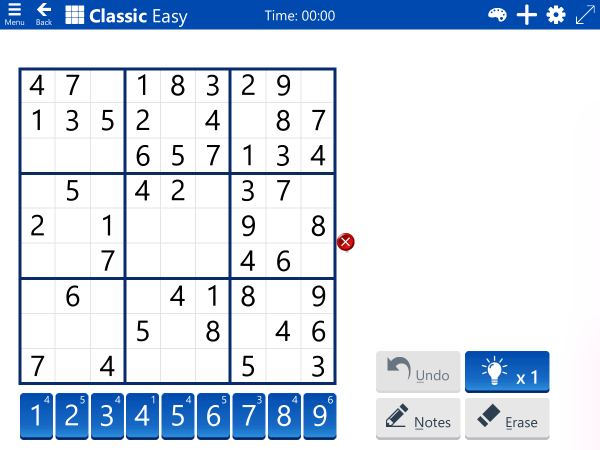
#> input picture Image/sudoku_001.png, 1200 x 900 px (shown at 1/2 size)
$ python clip.py
#> lines starting #> are read from the running program, lines starting #| are printed output that depends on the picture; after the words box and inside, x2 and y2 are one past the last pixel; in counts of white or black regions, pixels touching at a corner belong together
import cv2 as cv
import numpy as np

img = cv.imread('../Image/sudoku_001.png')
#> img is the input picture: shape (900, 1200, 3); mean B, G, R 235.9, 222.7, 212.9
gray = cv.cvtColor(img, cv.COLOR_BGR2GRAY)
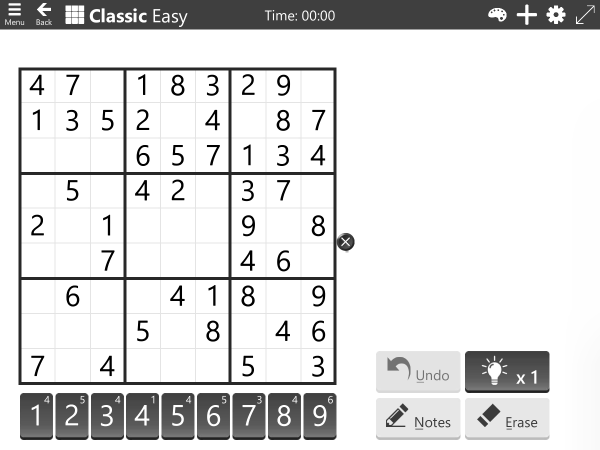
#> gray: shape (900, 1200) (shown at 1/2 size); min 0, max 255, mean 221.3
ret, binary = cv.threshold(gray, 128, 255, cv.THRESH_BINARY)
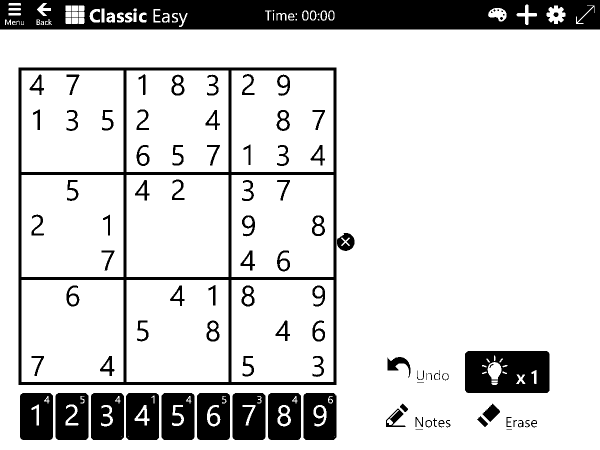
#> binary: shape (900, 1200) (shown at 1/2 size); 83.5% white; 110 black regions (17 under 20 px), largest, box (x1, y1, x2, y2) and area: (0, 0, 1200, 59) 62816, (37, 135, 673, 770) 29928, (930, 702, 1099, 786) 12782

# canny = cv.Canny(cv.bitwise_not(binary), 50, 150)
canny = cv.Canny(gray, 50, 150)
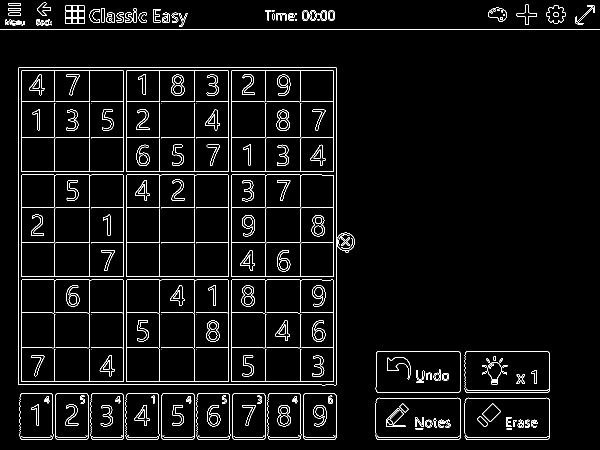
#> canny: shape (900, 1200) (shown at 1/2 size); 3.8% white in thin lines or dots

contours, hierarchy = cv.findContours(canny, cv.RETR_EXTERNAL, cv.CHAIN_APPROX_SIMPLE)
#> contours = 79 contours, 26 with area under 20; largest, box (x1, y1, x2, y2) and area: (36, 134, 674, 771) 404031, (751, 795, 922, 880) 14002, (929, 702, 1100, 786) 13964, (751, 702, 922, 786) 13934, (464, 786, 532, 880) 6077
# [[pt0,pt1,pt2,,,], [],,,], [[0后,1前,2父,3内], [],,,]
print(contours[0].shape)
#| (11, 1, 2)
cnts = [cont for cont in contours if cv.contourArea(cont) > 4e4]
#> cnts = 1 contour; box (x1, y1, x2, y2) and area: (36, 134, 674, 771) 404031
print(f'数量:{len(cnts)}')
#| 数量:1
print(f'Shape:{cnts[0].shape}')
#| Shape:(18, 1, 2)
cnt = cnts[0]
#> cnt = contour of 18 points, box (x1, y1, x2, y2) (36, 134, 674, 771), area 404031
poly = cv.approxPolyDP(cnt, 10, True)
#> poly = [[38, 134], [36, 768], [671, 770], [672, 135]]
print(f'Shape:{poly.shape}')
#| Shape:(4, 1, 2)

# 绘制轮廓矩形
copy = img.copy()
cv.polylines(copy, [poly], True, (0, 0, 255), 5)
cv.polylines(copy, [cnt], True, (0, 255, 0), 2)
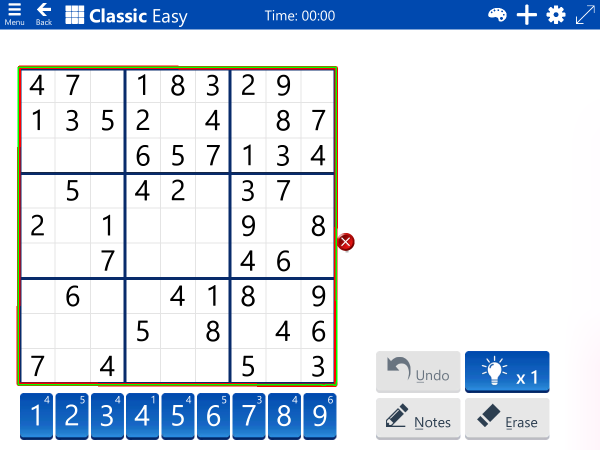
#> copy: shape (900, 1200, 3) (shown at 1/2 size); mean B, G, R 233.1, 222.3, 213.4

# cv.imshow("sudoku", canny)
# cv.imshow("binary", binary)
cv.namedWindow("Contours", cv.WINDOW_NORMAL)
cv.resizeWindow("Contours", 512, 512)
cv.imwrite("../Image/sudoku_001_rect.png", copy)
cv.imshow("Contours", copy)

# [5 lines of commented-out code are left out]
x_min, y_min = np.min(np.squeeze(poly), 0)
#> x_min = 36; y_min = 134
x_max, y_max = np.max(np.squeeze(poly), 0)
#> x_max = 672; y_max = 770
sudoku = img[y_min:y_max, x_min: x_max]
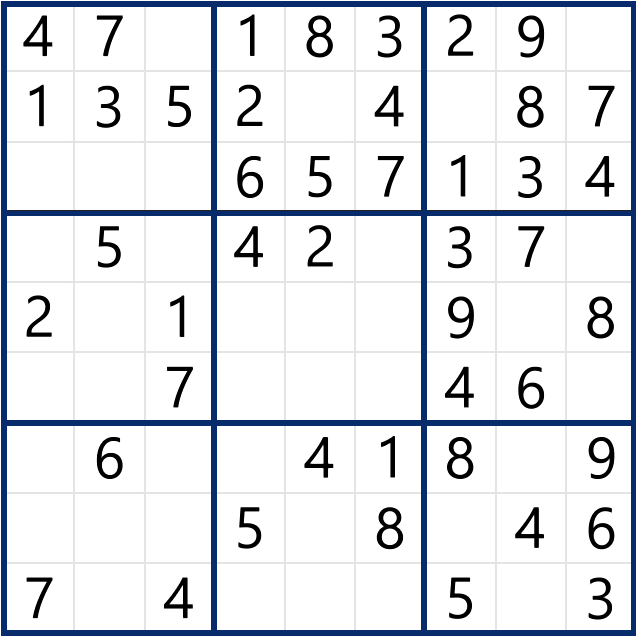
#> sudoku: shape (636, 636, 3); mean B, G, R 232.8, 228.3, 225.8

cv.imwrite("../Image/sudoku_001_clip.png", sudoku)
cv.imshow("Sudoku", sudoku)

# cv.imshow("Contours", img)
key = cv.waitKey()
#> (key q is pressed here)
if key == ord('q'):
    print(key)

$ run again, with Image/sudoku_002.png copied over Image/sudoku_001.png
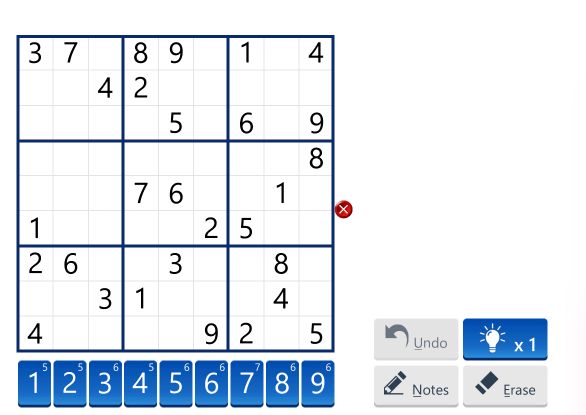
#> input picture Image/sudoku_002.png, 1172 x 830 px (shown at 1/2 size)
#> img is the input picture: shape (830, 1172, 3); mean B, G, R 240.6, 232.6, 226.5
#> binary: shape (830, 1172); 88.8% white; 75 black regions (4 under 20 px), largest, box (x1, y1, x2, y2) and area: (33, 70, 669, 705) 29928, (926, 637, 1095, 721) 12782, (36, 721, 102, 815) 5839
#> `canny = cv.Canny(gray, 50, 150)`:
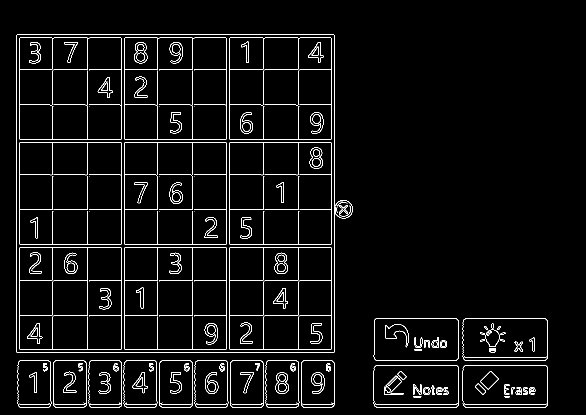
#> canny: shape (830, 1172) (shown at 1/2 size); 3.4% white in thin lines or dots, all inside (x1, y1, x2, y2) = (32, 69, 1096, 815)
#> contours = 29 contours, 7 with area under 20; largest, box (x1, y1, x2, y2) and area: (32, 69, 670, 706) 404031, (747, 730, 918, 815) 14002, (925, 637, 1096, 721) 13964, (747, 637, 918, 721) 13934, (460, 721, 528, 815) 6077
#| (11, 1, 2)
#> cnts = 1 contour; box (x1, y1, x2, y2) and area: (32, 69, 670, 706) 404031
#| 数量:1
#| Shape:(18, 1, 2)
#> cnt = contour of 18 points, box (x1, y1, x2, y2) (32, 69, 670, 706), area 404031
#> poly = [[34, 69], [32, 703], [667, 705], [668, 70]]
#| Shape:(4, 1, 2)
#> x_min = 32; y_min = 69
#> x_max = 668; y_max = 705
#> `sudoku = img[y_min:y_max, x_min: x_max]`:
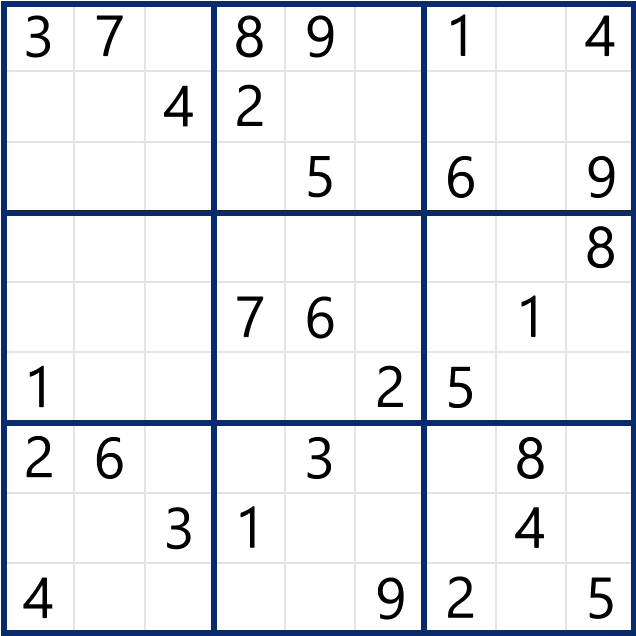
#> sudoku: shape (636, 636, 3); mean B, G, R 236.5, 231.9, 229.4
